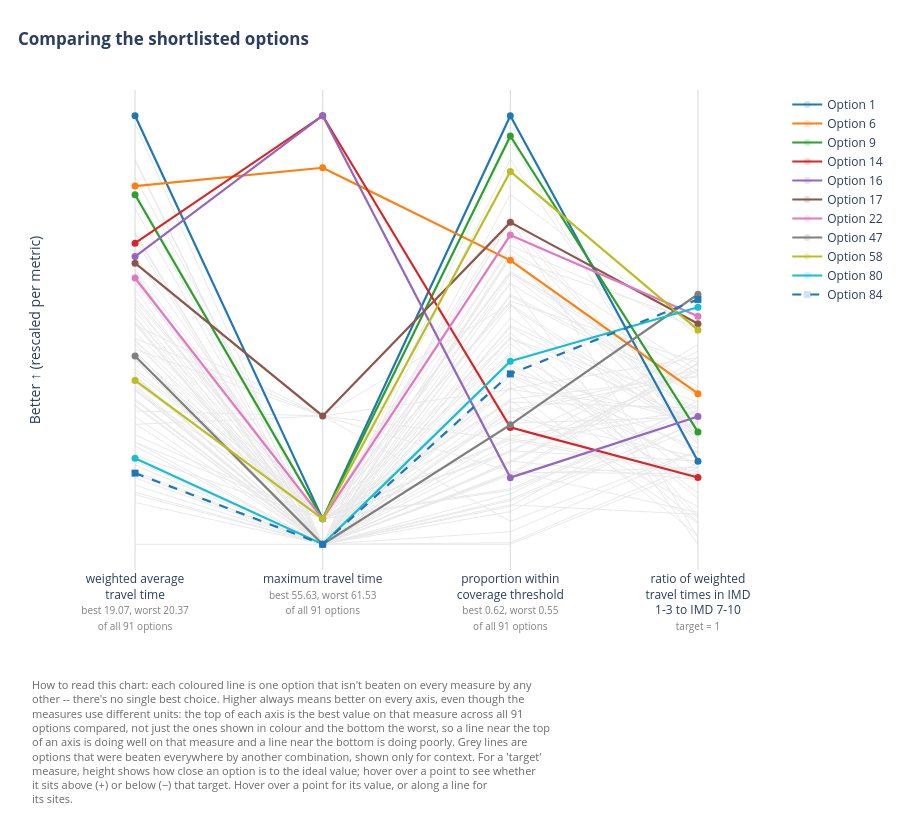

The notebook cell saved with this chart:
### Markdown cell above
### Interactive version

Pass `interactive=True` for a Plotly version of the same chart. Hover over a point on a line to see its raw value, its rank and the sites that make up that option, or anywhere along the line to see the option and its sites. Click a legend entry to hide an option, or double-click one to show it on its own.

### Code cell
solution.plot_pareto_summary(interactive=True)
